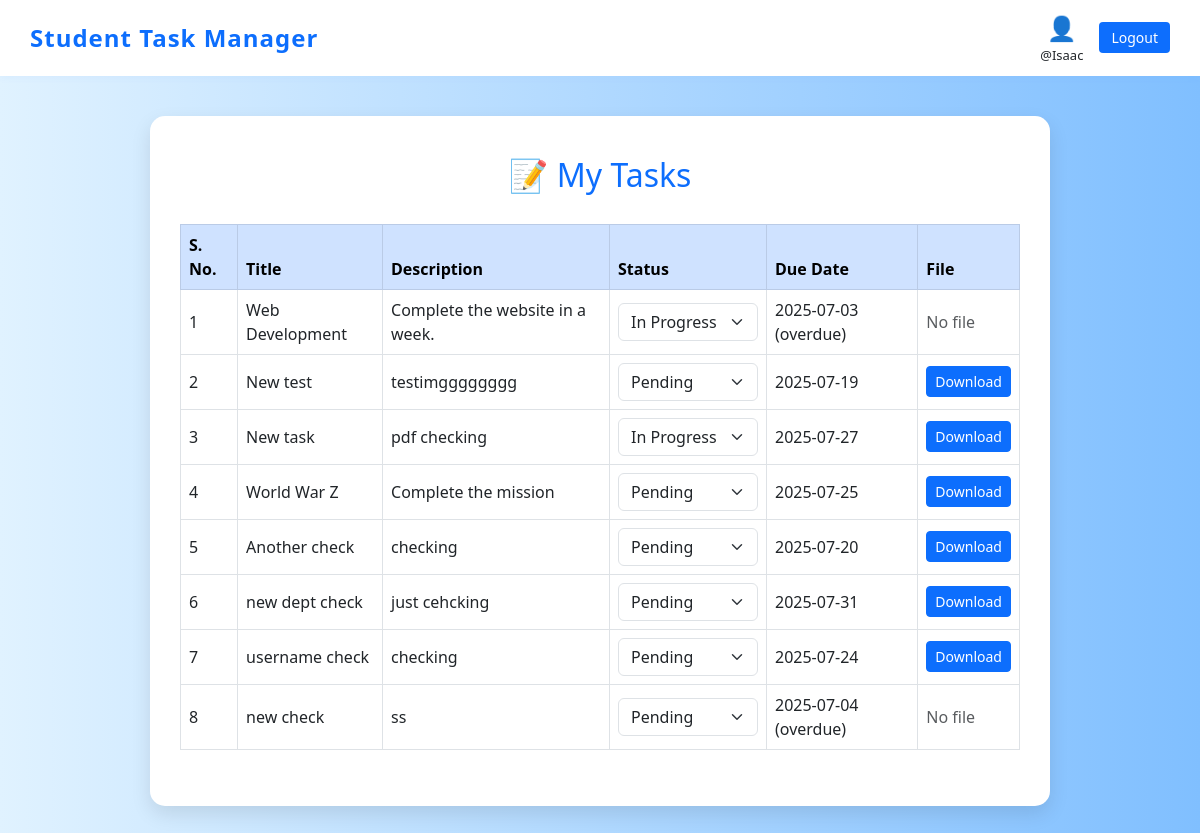
The app's page /my_tasks.php (signed in), older data.
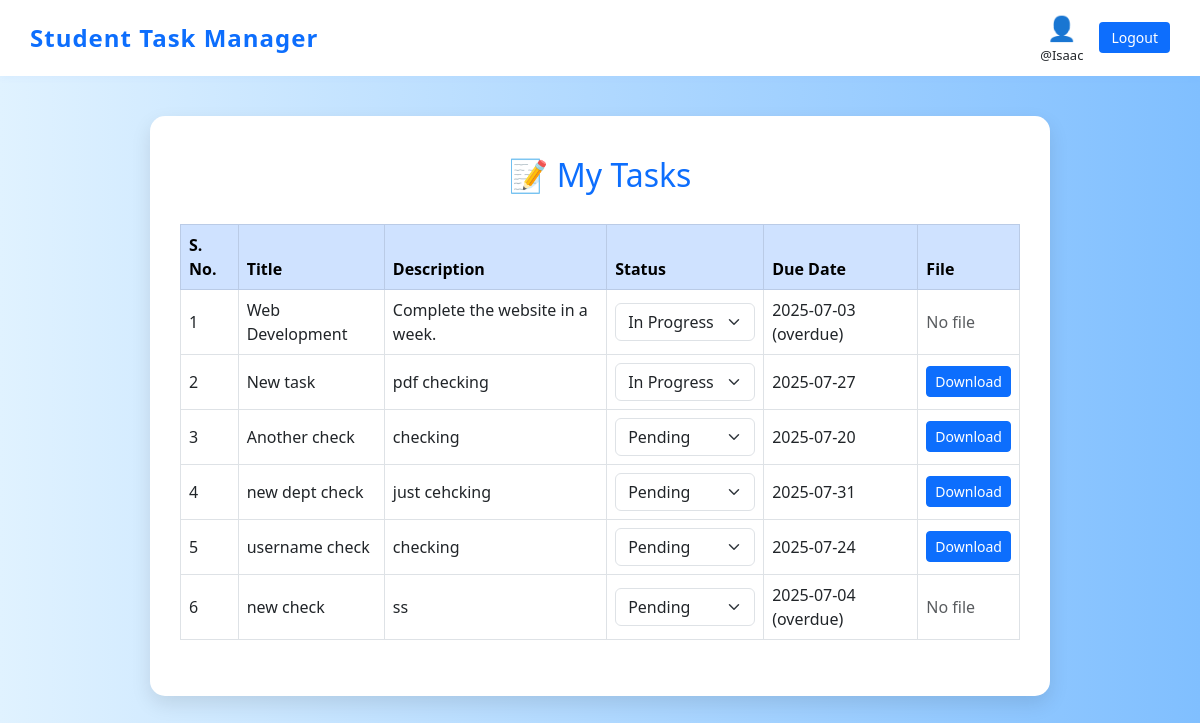
The same page, newer data.
### tables this page shows
CREATE TABLE `tasks` (
  `id` int(11) NOT NULL,
  `title` varchar(100) NOT NULL,
  `description` text DEFAULT NULL,
  `assigned_to` int(11) DEFAULT NULL,
  `username` varchar(30) NOT NULL,
  `department` varchar(30) NOT NULL,
  `due_date` date DEFAULT NULL,
  `status` enum('pending','in_progress','completed') DEFAULT 'pending',
  `created_at` timestamp NOT NULL DEFAULT current_timestamp(),
  `file_path` varchar(255) DEFAULT NULL
);

### my_tasks.php (the view, shortened to what this page needs)
<?php
include 'partials/new_dbconnect.php';
$rollno = $_SESSION['rollno'];
?>
<!DOCTYPE html>
<html lang="en">
<head>
    <link href="https://cdn.jsdelivr.net/npm/bootstrap@5.3.0/dist/css/bootstrap.min.css" rel="stylesheet"/>
</head>
<body>
<nav class="navbar navbar-custom">
    <span class="navbar-brand">Student Task Manager</span>
    <div class="d-flex align-items-center gap-3">
        <div class="text-center">
            <div style="font-size: 24px; color: #0d6efd;">👤</div>
            <div style="font-size: 13px;">
                @<?= isset($_SESSION['username']) ? $_SESSION['username'] : 'User' ?>
            </div>
        </div>
        <button class="btn-logout" onclick="location.href='logout.php'">Logout</button>
    </div>
</nav>
<div class="dashboard-container">
    <h2>📝 My Tasks</h2>
<table class="table table-bordered align-middle">
    <thead class="table-primary">
        <tr>
            <th>S. No.</th>
            <th>Title</th>
            <th>Description</th>
            <th>Status</th>
            <th>Due Date</th>
            <th>File</th>
        </tr>
    </thead>
    <tbody>
        <?php
        $sql = "SELECT * FROM tasks WHERE assigned_to = '$rollno' AND `status`!= 'completed'";
        $result = mysqli_query($conn, $sql);
        $serial = 1;
        if (mysqli_num_rows($result) > 0) {
            while ($task = mysqli_fetch_assoc($result)) {
                echo "<tr>";
                echo "<td>" . $serial++ . "</td>";
                echo "<td>" . $task['title'] . "</td>";
                echo "<td>" . $task['description'] . "</td>";
                echo "<td>
                        <select class='form-select status-dropdown' data-task-id='" . $task['id'] . "'>
                            <option value='pending'" . ($task['status'] == 'pending' ? ' selected' : '') . ">Pending</option>
                            <option value='in_progress'" . ($task['status'] == 'in_progress' ? ' selected' : '') . ">In Progress</option>
                        </select>
                    </td>";
                $status = $task['status'];
                $dueDate = strtotime($task['due_date']);
                $now = strtotime(date('Y-m-d'));
                if ($dueDate >= $now and $status != 'completed') {
                    echo "<td>" . $task['due_date'] . "</td>";
                }
                else{
                    echo "<td>" . $task['due_date'] . " (overdue) </td>";
                }
                echo "<td>";
                if (!empty($task['file_path'])) {
                    $fileName = basename($task['file_path']);
                    $fileUrl = "/loginsystem/tasks/uploads/" . $fileName;
                    echo "<a href='$fileUrl' class='btn btn-primary btn-sm' download>Download</a>";
                } else {
                    echo "<span class='text-muted'>No file</span>";
                }
                echo "</td>";
                echo "</tr>";
            }
        } else {
            echo "<tr><td colspan='7' class='text-center'>No tasks found.</td></tr>";
        }
        ?>
    </tbody>
</table>
</div>
</body>
</html>

### my_tasks.php (style rules this page uses)
body { font-family: 'Segoe UI', sans-serif; background: linear-gradient(to right, #e0f2ff, #80bfff); margin: 0; }
.navbar-custom { background: #fff; padding: 10px 30px; box-shadow: 0 2px 8px rgba(13, 110, 253, 0.04); display: flex; justify-content: space-between; align-items: center; }
.navbar-brand { font-weight: bold; color: #0d6efd; font-size: 1.5rem; letter-spacing: 1px; }
.btn-logout { background: #0d6efd; color: white; border: none; border-radius: 4px; padding: 5px 12px; font-size: 14px; }
.dashboard-container { max-width: 900px; margin: 40px auto; background: #fff; border-radius: 15px; box-shadow: 0 8px 20px rgba(0,0,0,0.1); padding: 40px 30px; }
h2 { color: #0d6efd; margin-bottom: 30px; text-align: center; }
select.form-select { min-width: 140px; }

Row changes from the older to the newer data that the page shows:
removed tasks: title "New test", description "testimgggggggg", status+id "Pending", due_date "2025-07-19"
removed tasks: title "World War Z", description "Complete the mission", status+id "Pending", due_date "2025-07-25"
